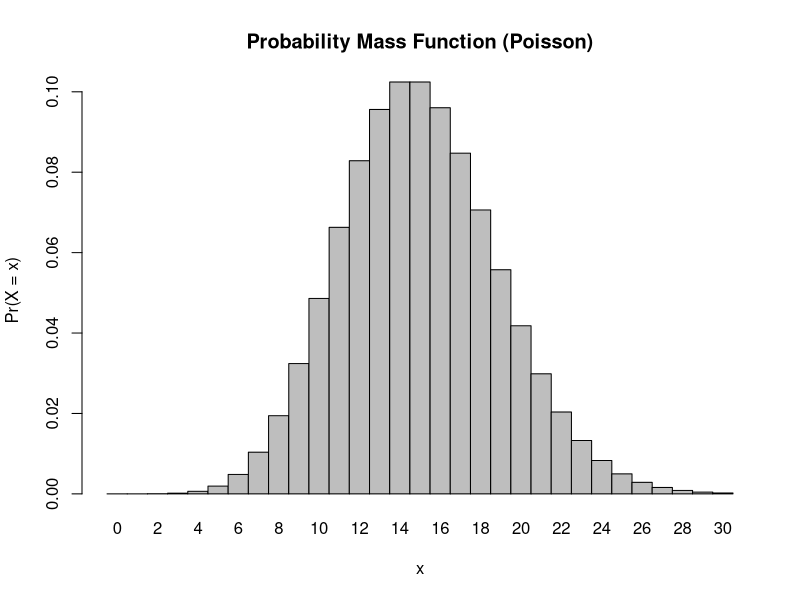
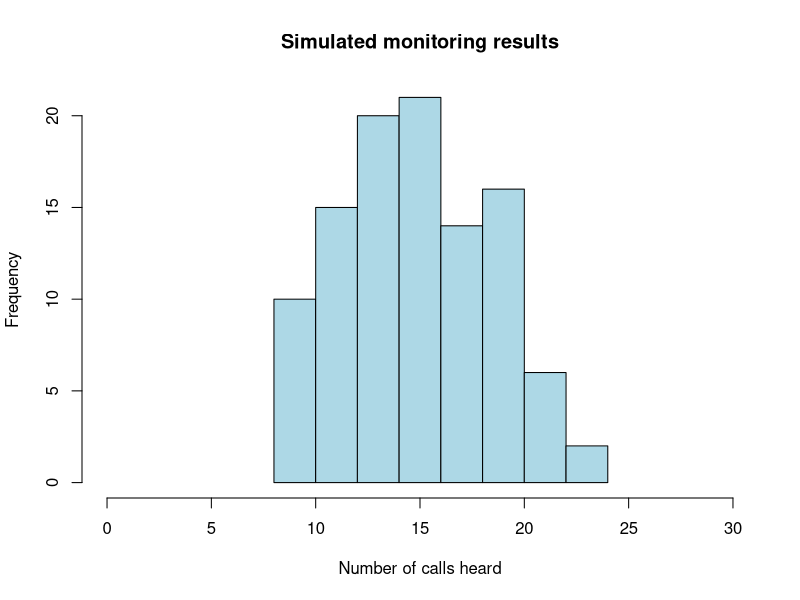

Source code (R) for these figures, in order:
## ---- chunk 1
x <- 8  # I'll primarily be changing the value of x throughout the next few questions
lambda <- 15  # The mean--it'll stay the same
prob_over8 <- 1 - ppois(x, lambda)  # I subtract the chance of hearing 8 or fewer calls from 1
prob_over8
## ---- chunk 2
x <- 0
prob_0 <- dpois(x, lambda)
prob_0
## ---- chunk 3
x <- 3
prob_3 <- dpois(x, lambda)
prob_3
## ---- chunk 4
x <- 0:30  # x is now the range
probs <- dpois(x, lambda) 
barplot(probs, names.arg = x, space = 0, xlab = "x", ylab = "Pr(X = x)", main = "Probability Mass Function (Poisson)")
## ---- chunk 5
n <- 104  # The number of results to simulate--takes the place of x
sim <- rpois(104, lambda)
sim
## ---- chunk 6
sim_hist <- hist(sim, col = "lightblue", main = "Simulated monitoring results", xlim = c(0, 30), xlab = "Number of calls heard")
